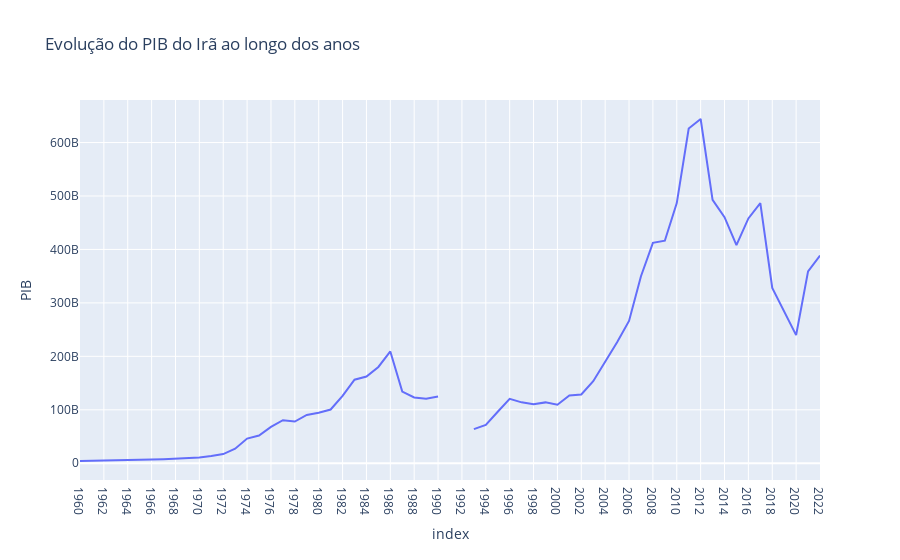

Notebook code cell kept with this figure:
### Code cell
#Agora vamos fazer um grafico com a evolução do PIB do Irã ao longo dos anos
grafico_evoluçao_pib=px.line(iran_pib, x=iran_pib.index, y='PIB', title='Evolução do PIB do Irã ao longo dos anos')
grafico_evoluçao_pib.show()
